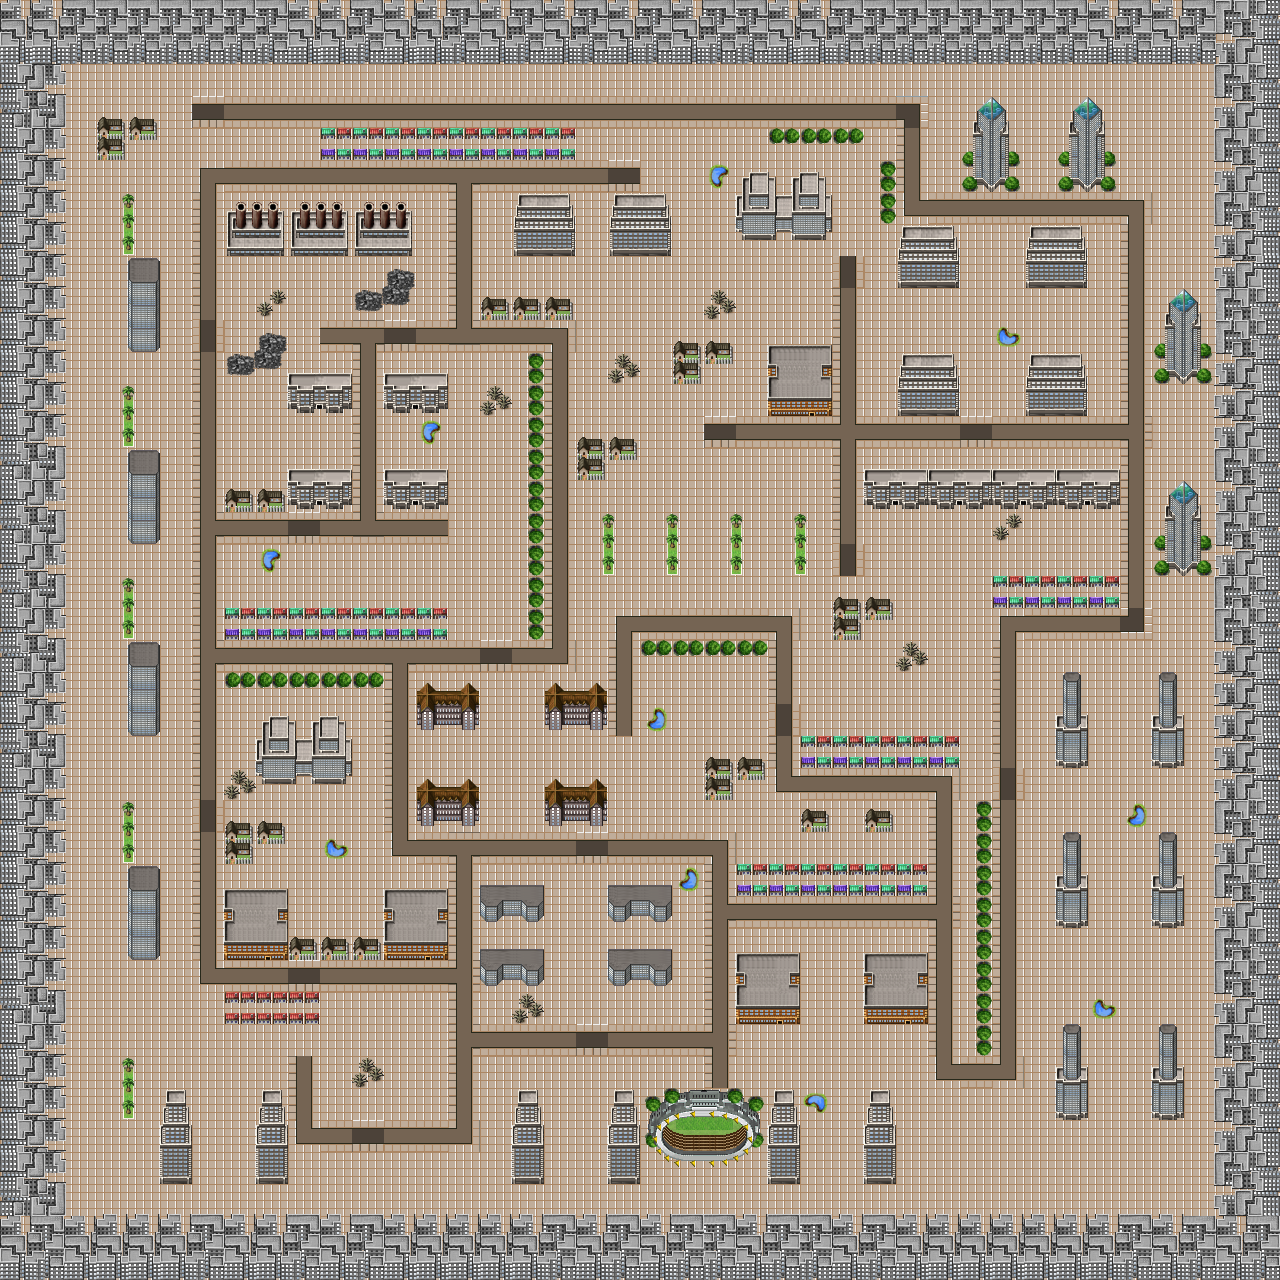

A 2D game scene composited from a Tiled map and its tileset images. What follows is a short description and the map's XML, with each tile layer's data collapsed to a summary:
An orthogonal 40x40 tile map with 32x32 px tiles, 3 tile layers (Ground, Road, Building).

<map version="1.0" orientation="orthogonal" renderorder="right-down" width="40" height="40" tilewidth="32" tileheight="32" nextobjectid="1">
 <tileset firstgid="1" name="TileE-1" tilewidth="32" tileheight="32">
  <image source="TileE-1.png" width="512" height="512" />
  <tile id="94">
   <properties>
    <property name="minigame" value="true" />
   </properties>
  </tile>
  <tile id="95">
   <properties>
    <property name="minigame" value="true" />
   </properties>
  </tile>
  <tile id="110">
   <properties>
    <property name="minigame" value="true" />
   </properties>
  </tile>
  <tile id="111">
   <properties>
    <property name="minigame" value="true" />
   </properties>
  </tile>
  <tile id="126">
   <properties>
    <property name="minigame" value="true" />
   </properties>
  </tile>
  <tile id="127">
   <properties>
    <property name="minigame" value="true" />
   </properties>
  </tile>
  <tile id="142">
   <properties>
    <property name="minigame" value="true" />
   </properties>
  </tile>
  <tile id="143">
   <properties>
    <property name="minigame" value="true" />
   </properties>
  </tile>
  <tile id="158">
   <properties>
    <property name="minigame" value="true" />
   </properties>
  </tile>
  <tile id="159">
   <properties>
    <property name="minigame" value="true" />
   </properties>
  </tile>
  <tile id="169">
   <properties>
    <property name="heroHQ" value="true" />
   </properties>
  </tile>
  <tile id="174">
   <properties>
    <property name="minigame" value="true" />
   </properties>
  </tile>
  <tile id="175">
   <properties>
    <property name="minigame" value="true" />
   </properties>
  </tile>
 </tileset>
 <layer name="Ground" width="40" height="40">
  <data>[1600 cells, 1600 non-empty, 1 distinct tile ids]</data>
 </layer>
 <layer name="Road" width="40" height="40">
  <data>[1600 cells, 258 non-empty, 16 distinct tile ids]</data>
 </layer>
 <layer name="Building" width="40" height="40">
  <data>[1600 cells, 794 non-empty, 85 distinct tile ids]</data>
 </layer>
</map>
